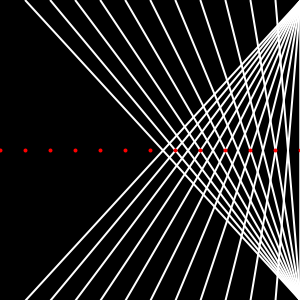
Frame 1 (no input)
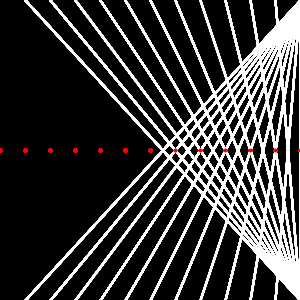
Frame 60 (the mouse pressed at the canvas centre just before this capture)
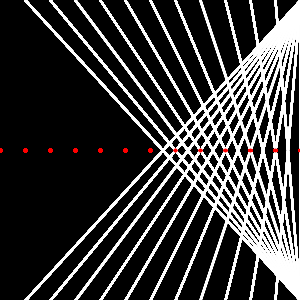
Frame 120 (the mouse held since frame 60 and released just before this capture)

The Processing sketch that drew these frames (run headless with seeded random() and noise(); from frame 60 on, the mouse is pressed at the canvas centre):

// Processing sketch: processing_37386
// ── processing_37386.pde

void setup() {
  size(300, 300);
  colorMode(RGB);
  background(0);
  smooth();
}

void draw() {

  //lines coming from the bottom right corner down
  for (int x=25;x<=width;x+=25) {
    stroke(255);
    strokeWeight(2);
    line(x, 0, width, height);
  }
  //lines coming from the top right corner down
  for (int x=25;x<=width;x+=25) {
    stroke(255);
    strokeWeight(2);
    line(width, 0, x, height);
  }
  //red points setting up center axis of the composition
  for (int x=0;x<=width;x+=25) {
    stroke(255,0,0);
    strokeWeight(4);
    point(x, height/2);
  }
}
